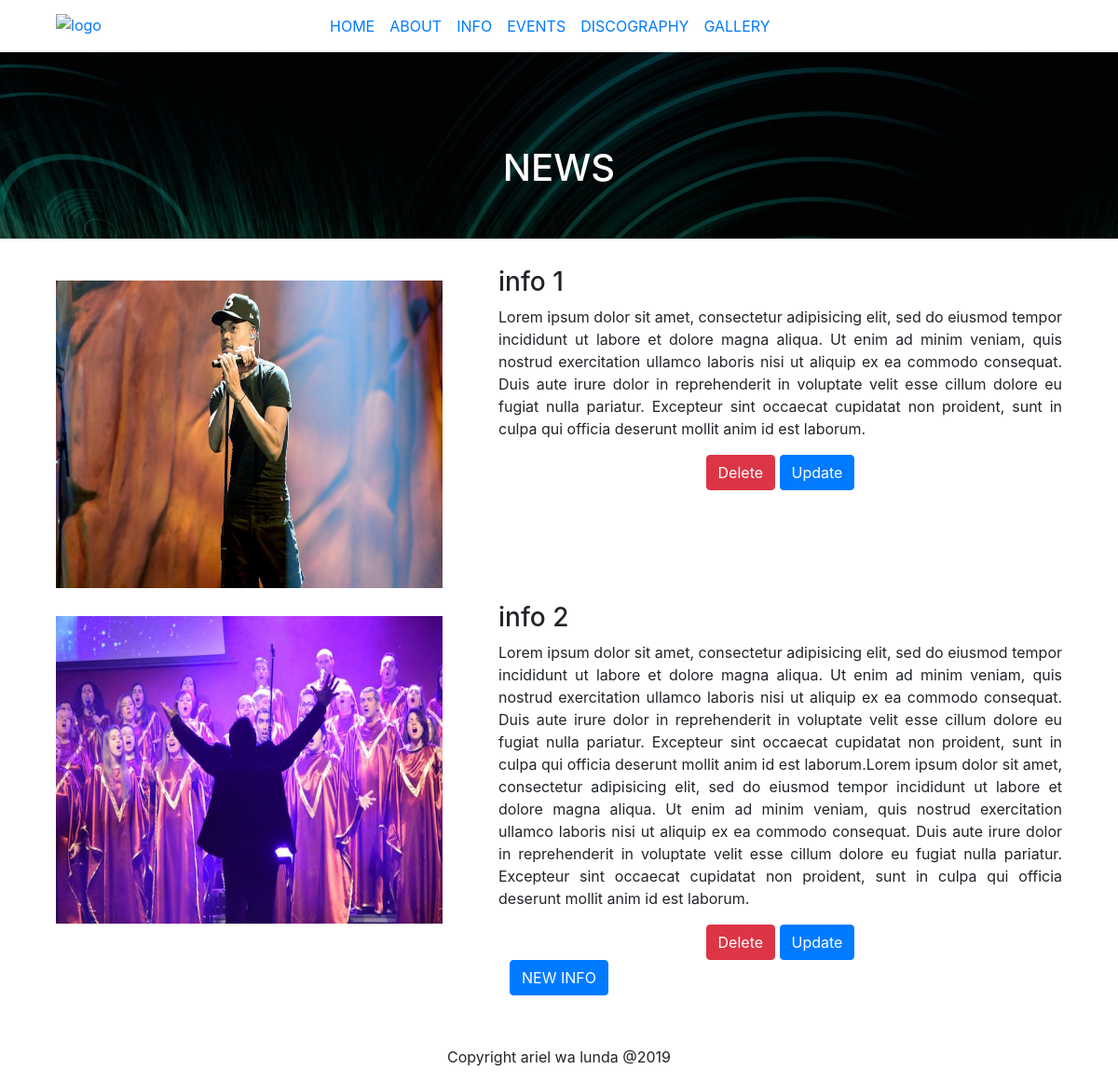
/admin/info.php, run on the app's committed database.
### tables this page shows
CREATE TABLE `data_contents` (
  `id` int(11) NOT NULL,
  `page` varchar(20) NOT NULL,
  `reference` varchar(10) NOT NULL,
  `img_name` varchar(30) NOT NULL,
  `title` varchar(100) NOT NULL,
  `paragraphe` varchar(2000) NOT NULL,
  `date` timestamp NOT NULL DEFAULT current_timestamp() ON UPDATE current_timestamp()
);

### admin/database.php (called while the page is built, shortened)
<?php
function database ($query, $sql) {
	$dsn = "mysql:host=localhost;dbname=web_act";
	$username = "root";
	$password = "";
    try {
        $conn = new PDO( $dsn, $username, $password );
        $conn->setAttribute(PDO::ATTR_ERRMODE, PDO::ERRMODE_EXCEPTION);
    }
    catch ( PDOException $e ) {
        echo "Connection failed: " .$e->getMessage();
    }
    $result=$conn->query($sql);
	if ($query=="r") {
			$array=array();
		    foreach ($result as $row) {
		    	$array[]=$row;
		    }
		    return $array;
		}
}
?>

### admin/info.php (the view, shortened to what this page needs)
<?php require "database.php" ?>
<!DOCTYPE html>
<html lang="en">
<head>
    <link href="css/bootstrap.min.css" rel="stylesheet">
    <link href="css/style.css" rel="stylesheet">
</head>
<body>
	<header>
		<div class="container">
			<div class="row">
				<div class="col-md-3">
					<a href=""><img style="padding: 15px" src="" alt="logo"></a>
				</div>
				<div class="col-md-6">
					<nav class="navbar navbar-expand-sm">
						<ul class="navbar-nav">
							<li class="nav-item"><a class="nav-link" href="index.php">HOME</a></li>
							<li class="nav-item"><a class="nav-link" href="about.php">ABOUT</a></li>
							<li class="nav-item"><a class="nav-link" href="info.php">INFO</a></li>
							<li class="nav-item"><a class="nav-link" href="events.php">EVENTS</a></li>
							<li class="nav-item"><a class="nav-link" href="discography.php">DISCOGRAPHY</a></li>
							<li class="nav-item"><a class="nav-link" href="gallery.php">GALLERY</a></li>
						</ul>
					</nav>
				</div>
				<div class="col-md-3">
				</div>
			</div>
		</div>
		<div style="background-image: url('images/no_event.jpg'); height: 200px; width: 100%;">
			<h1 class="text-center" style="padding:100px; color: white;">NEWS</h1>
		</div>
	</header>
	<section>
		<?php $info=database("r", "SELECT id, title, img_name, paragraphe FROM data_contents WHERE page='info'");?>
		<div class="container">
			<div class="img1-size">
				<?php
					if (count($info)==0) {?>
						<div class="text-center">
							<h3>No information about the act</h3>
						</div>
						<div style="padding:20px; text-align: center;">
							<button class="btn btn-primary" type="button" data-toggle="modal" data-target="#AddModal">ADD NEW INFO</button>
						</div>
				<?php }
					else {
						$i=0;
						while ($i<count($info) and $i<6) { ?>
						<div class="row">
							<div class="col-md-5">
								<img <?php echo 'src="images/'.$info[$i]['img_name'].'"'?> alt="img">
							</div>
							<div class="col-md-7 text-justify pad-frame">
								<h3><?php echo ($info[$i]['title']);?></h3>
								<p><?php echo ($info[$i]['paragraphe']);?></p>
								<div class="text-center">
									<form method="POST" action="">
										<input class="btn btn-danger" <?php echo 'name="delinfo'.$i.'"';?> type="submit" value ="Delete">
										<input class="btn btn-primary" <?php echo 'name="event"';?> type="submit" value ="Update">
									</form>
								</div>
							</div>
						</div>
					<?php
							$i++;
						}
					if($i<5) { ?>
						<div class="text-center">
							<button class="btn btn-primary" type="button" data-toggle="modal" data-target="#AddModal">NEW INFO</button>
						</div>
					<?php }
				} ?>
			</div>
		</div>
	</section>
	<footer>
		<br>
		<div class="container">
			<p class="text-center">Copyright ariel wa lunda @2019</p>
		</div>
	</footer>
</body>
</html>

### admin/css/style.css (style rules this page uses)
section { padding: 30px; }
.img1-size img { width: 100%; height: 360px; padding: 15px; }
.pad-frame p, h3 { padding-left: 15px; padding-right: 15px; }

### data on the page
data_contents: img_name (picture), title "info 1", paragraphe "Lorem ipsum dolor sit amet, consectetur adipisicing elit, sed do eiusmod tempor incididunt ut labore et dolore magna aliqua. Ut enim ad minim veniam, quis nostrud exercitation ullamco laboris nisi ut aliquip ex ea commodo consequat. Duis aute irure dolor in reprehenderit in voluptate velit esse cillum dolore eu fugiat nulla pariatur. Excepteur sint occaecat cupidatat non proident, sunt in culpa qui officia deserunt mollit anim id est laborum."
data_contents: img_name (picture), title "info 2", paragraphe "Lorem ipsum dolor sit amet, consectetur adipisicing elit, sed do eiusmod tempor incididunt ut labore et dolore magna aliqua. Ut enim ad minim veniam, quis nostrud exercitation ullamco laboris nisi ut aliquip ex ea commodo consequat. Duis aute irure dolor in reprehenderit in voluptate velit esse cillum dolore eu fugiat nulla pariatur. Excepteur sint occaecat cupidatat non proident, sunt in culpa qui officia deserunt mollit anim id est laborum.Lorem ipsum dolor sit amet, consectetur adipisicing elit, sed do eiusmod tempor incididunt ut labore et dolore magna aliqua. Ut enim ad minim veniam, quis nostrud exercitation ullamco laboris nisi ut aliquip ex ea commodo consequat. Duis aute irure…"
